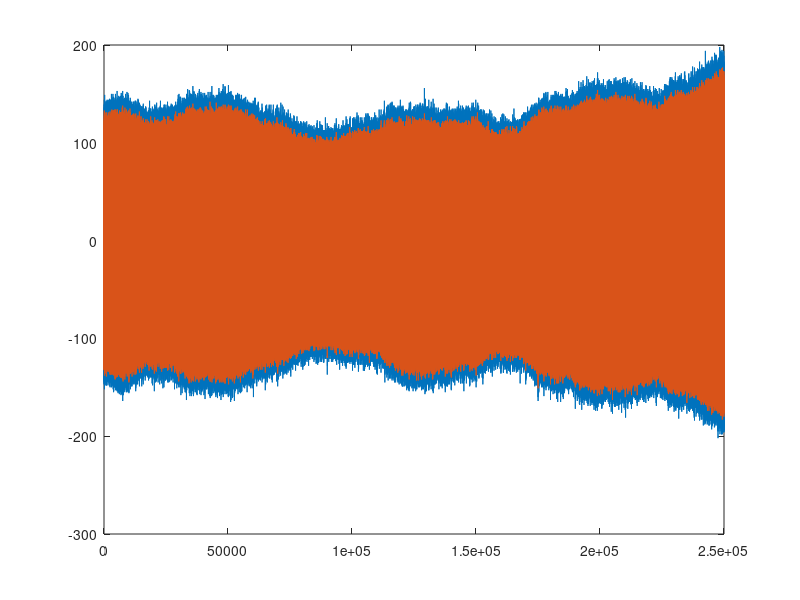
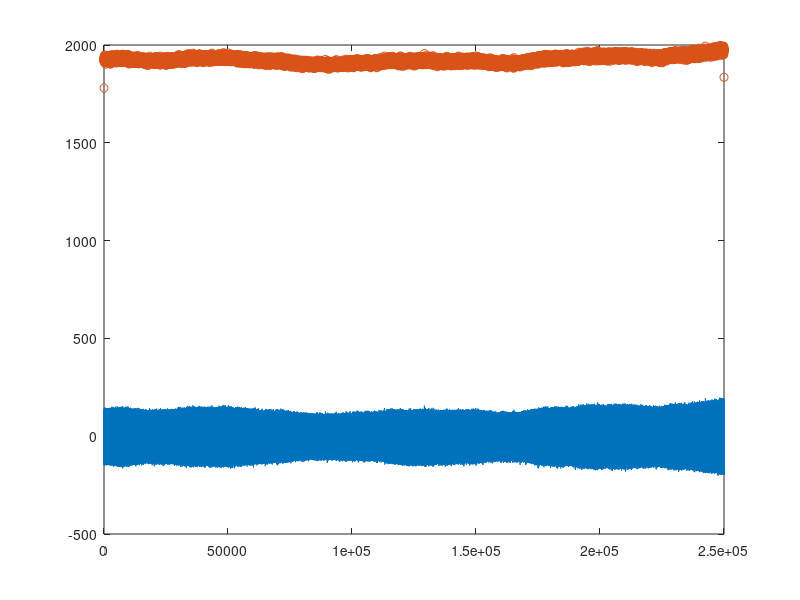
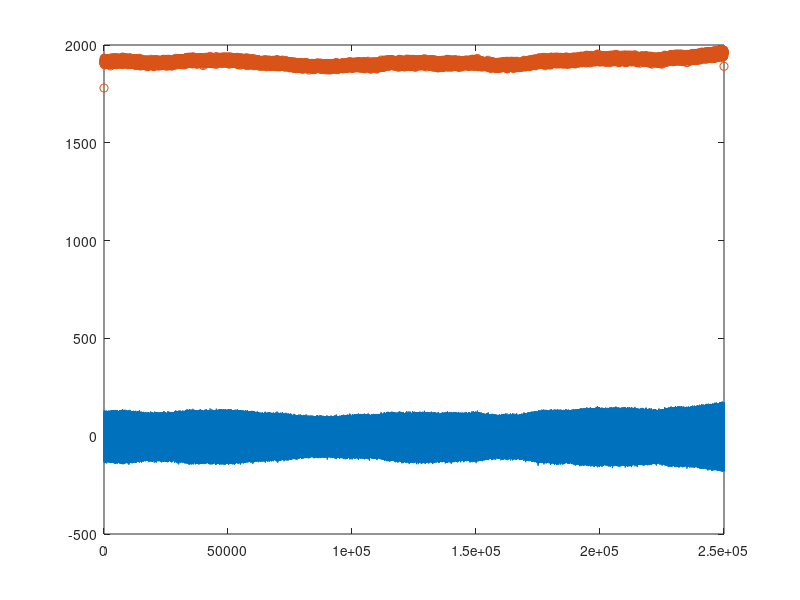
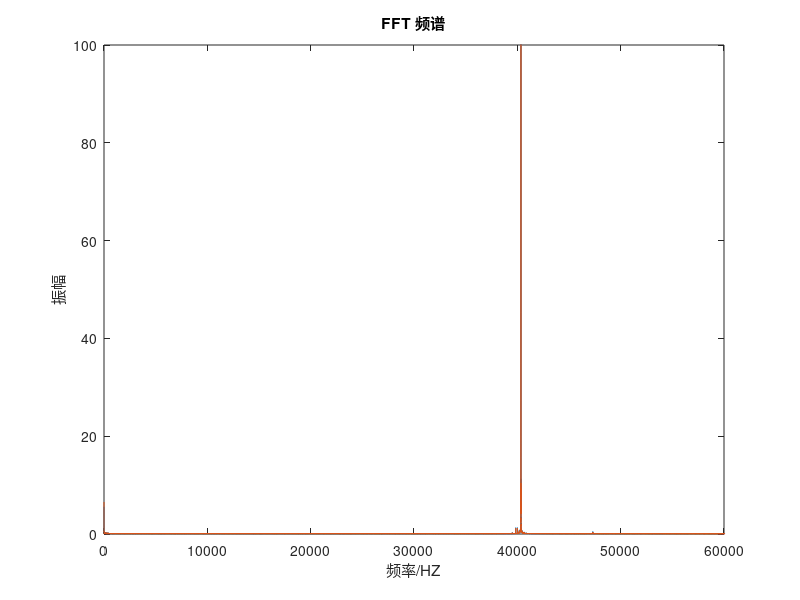

Recreate these plots in MATLAB, in order.
clear;
close all;
raw_data = load('raw_data.txt');
raw_data = raw_data-1800;

filter_data = load('filter_data.txt');
filter_data = filter_data-1800;
sd_rd=std(raw_data);
sd_rdf=std(filter_data);

[l,N]=size(raw_data);  %N为数据长度
%raw_data= raw_data(99:N);
figure(1);
plot(raw_data);
hold on;
plot(filter_data);
y_data = load('m_ydata.txt');
x_data = load('m_xdata.txt');
hold off;
 
figure;
plot(raw_data);
hold on;
%plot(x_data,y_data,'-+');hold off;
plot(x_data,y_data,'o');hold off;
% 显示滤波后的极值
yf_data = load('m_ydata_f.txt');
xf_data = load('m_xdata_f.txt');
figure;
plot(filter_data);
hold on;
%plot(x_data,y_data,'-+');hold off;
plot(xf_data,yf_data,'o');hold off;
%peaks = AMPD_P(filter_data,2,1);

 fs=250000;         %采样率 % Sampling Frequency 
%NFFT=2^nextpow2(N);  
NFFT=N;
n=0:N-1;
t=n/fs;
f=(0:N-1)*fs/N;

y_raw=fft(raw_data,NFFT);
mag1=abs(y_raw);



y_filter=fft(filter_data,NFFT);
mag2=abs(y_filter);

figure(4);
plot(f(1:N/2),mag1(1:N/2)*2/N ,f(1:N/2),mag2(1:N/2)*2/N );  
 
title('FFT 频谱');
xlabel('频率/HZ');ylabel('振幅');
axis([000 60000 0 100]); 


% figure(2);
% subplot(211);
% plot(f(1:N/2),mag1(1:N/2)*2/N);
% title('FFT 频谱');
% xlabel('频率/HZ');ylabel('振幅');
% axis([0 1000 0 3000]); 
% subplot(212);
% plot(f(1:N/2),mag2(1:N/2)*2/N);
% title('FFT 频谱');
% xlabel('频率/HZ');ylabel('振幅');
% axis([0 1000 0 3000]); 
